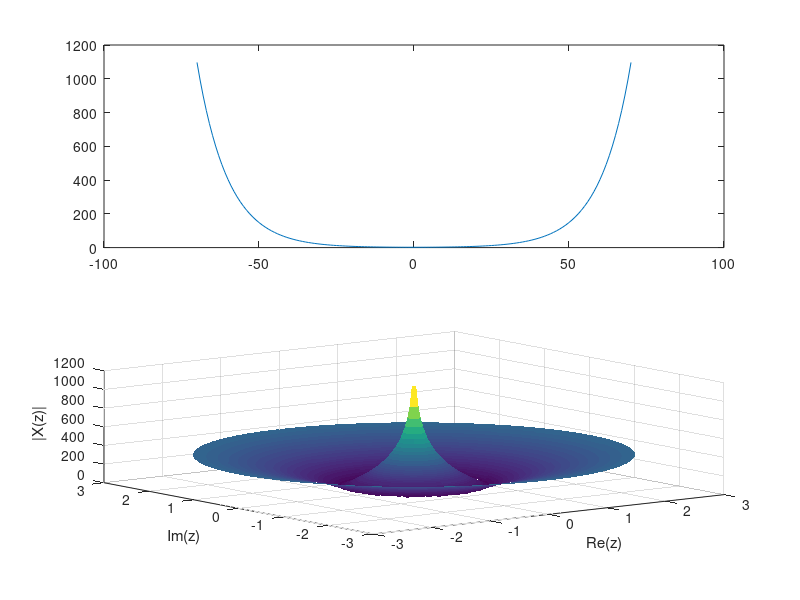

This chart was generated by the following MATLAB code:
clc;
clear all;
close all;

%% Parameters
n = -70:1:70;
seq_len = length(n);
x = zeros(1,seq_len);

%% exponential
x = exp(-0.1*n) + exp(0.1*n);
subplot(2,2,[1,2]); plot(n,x);
omega = linspace(-pi,pi,100);

z = [];
for r = linspace(0,3,100)
    z = [z;r.*exp(j*omega)];
end

xtemp = [];
X = [];
Xfinal = [];
for c = 1:length(z)
    for a = 1:length(z)
        for b = 1:length(n)
            xtemp = [xtemp x(b).*(z(c,a).^(-n(b)))];
        end
        xtemp = sum(xtemp);
        X = [X xtemp];
        xtemp = [];
    end
    Xfinal = [Xfinal;X];
    X = [];
end

subplot(2,2,[3,4]);
surf(real(z), imag(z), 10*log10(abs(Xfinal)), 'linestyle', 'none');
xlabel('Re(z)');
ylabel('Im(z)');
zlabel("|X(z)|");
